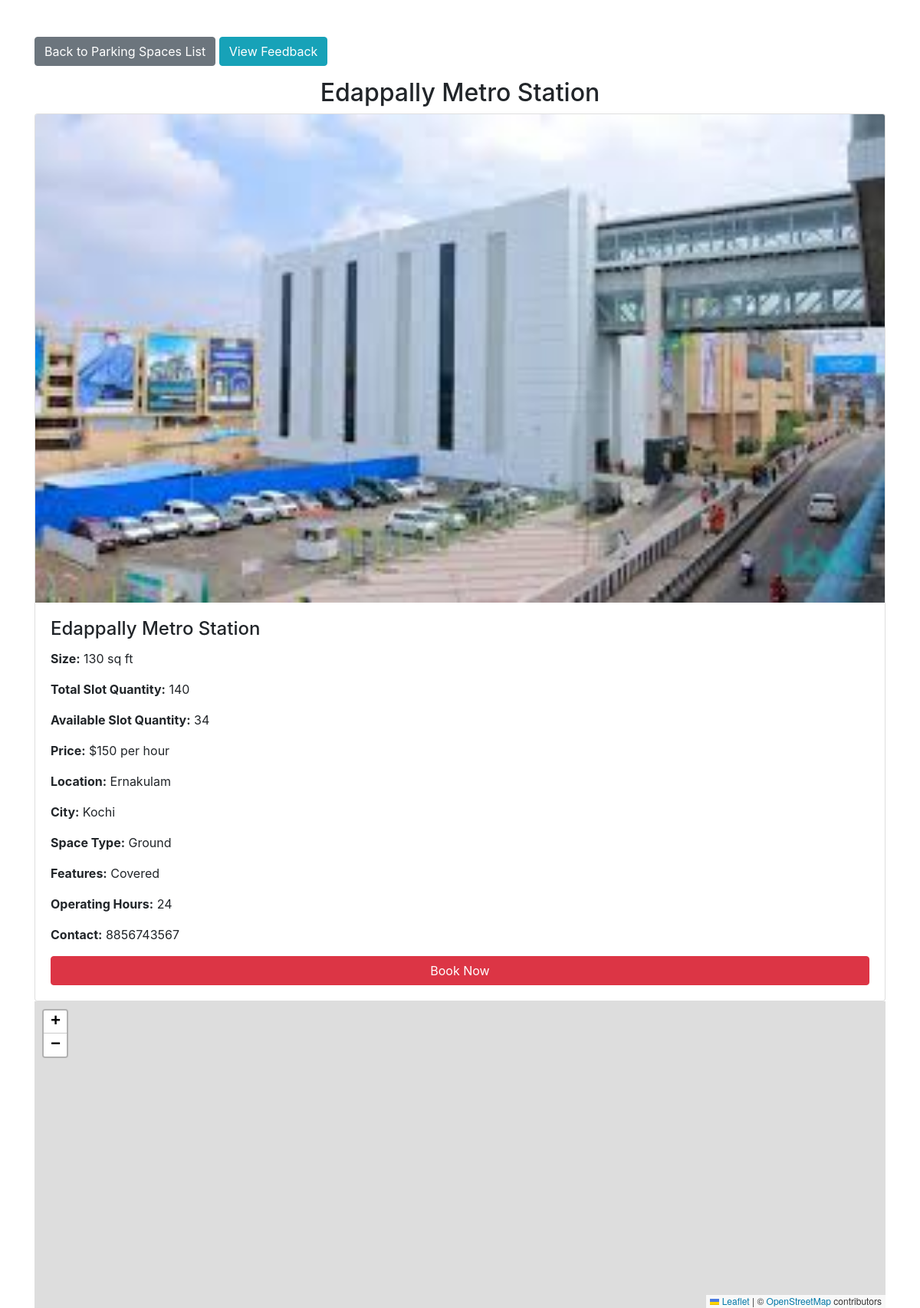
The page /view_details/9/ on the database its author committed.
### carapp/models.py (models this page shows, shortened)
class Add_areas(models.Model):
    space_name = models.CharField(max_length=100)
    size = models.IntegerField()
    availability = models.CharField(max_length=100)
    price = models.IntegerField()
    location = models.CharField(max_length=100)
    space_type = models.CharField(max_length=100)
    feature = models.CharField(max_length=100)
    operating_hours = models.CharField(max_length=100)
    contact_information = models.CharField(max_length=15)  # Changed to CharField to allow for phone formatting
    image = models.ImageField(upload_to='parking_images/', blank=True, null=True)
    slot_quantity = models.IntegerField()
    place = models.CharField(max_length=100)
    qr_code = models.ImageField(upload_to='qr_codes/', blank=True, null=True)
    rentperday = models.IntegerField(null=True,blank=True)
    recurringquantity = models.IntegerField(null=True,blank=True)
    total_slot= models.IntegerField(null=True,blank=True)

### carapp/views.py (the view)
# urls.py: path('view_details/<int:id>/',views.view_details,name='view_details'),
def view_details(request, id):
    area = get_object_or_404(Add_areas, id=id)
    feedback=Slotfeedback.objects.filter(slot__id=id)
    return render(request, 'view_details.html', {'area': area,'feedback':feedback})

### carapp/templates/view_details.html (shortened to what this page needs)
<!DOCTYPE html>
<html lang="en">
<head>
    <link href="https://stackpath.bootstrapcdn.com/bootstrap/4.5.2/css/bootstrap.min.css" rel="stylesheet">
    <link rel="stylesheet" href="https://unpkg.com/leaflet/dist/leaflet.css" />
</head>
<body>
    <div class="container mt-5">
        <a href="{% url 'area_details' %}" class="btn btn-secondary mb-3">Back to Parking Spaces List</a>
        <button class="btn btn-info mb-3" id="toggleFeedback">View Feedback</button>
        <h2 class="text-center">{{ area.space_name }}</h2>
        <div class="card">
            <img src="{{ area.image.url }}" alt="Parking Image" class="card-img-top">
            <div class="card-body">
                <h4 class="card-title">{{ area.space_name }}</h4>
                <p><strong>Size:</strong> {{ area.size }} sq ft</p>
                <p><strong>Total Slot Quantity:</strong> {{ area.total_slot }}</p>
                <p><strong>Available Slot Quantity:</strong> {{ area.slot_quantity }}</p>
                <p><strong>Price:</strong> ${{ area.price }} per hour</p>
                <p><strong>Location:</strong> {{ area.location }}</p>
                <p><strong>City:</strong> {{ area.place }}</p>
                <p><strong>Space Type:</strong> {{ area.space_type }}</p>
                <p><strong>Features:</strong> {{ area.feature }}</p>
                <p><strong>Operating Hours:</strong> {{ area.operating_hours }}</p>
                <p><strong>Contact:</strong> {{ area.contact_information }}</p>
                <a href="{% url 'addbook' area.id %}" class="btn btn-danger btn-block">Book Now</a>
            </div>
        </div>
        <div id="map"></div>
    </div>
</body>
</html>

### carapp/templates/view_details.html (style rules this page uses)
#map { height: 400px; }

### rows shown on the page
Add_areas: space_name "Edappally Metro Station", image (picture), size "130", total_slot "140", slot_quantity "34", price "150", location "Ernakulam", place "Kochi", space_type "Ground", feature "Covered", operating_hours "24", contact_information "8856743567"
